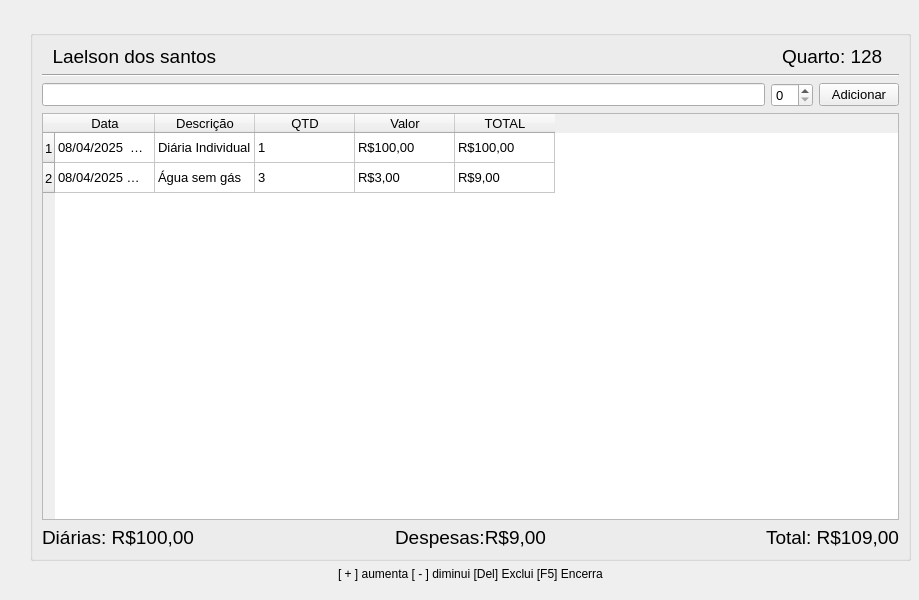
<?xml version="1.0" encoding="UTF-8"?>
<ui version="4.0">
 <class>Frame</class>
 <widget class="QFrame" name="Frame">
  <property name="geometry">
   <rect>
    <x>0</x>
    <y>0</y>
    <width>919</width>
    <height>600</height>
   </rect>
  </property>
  <property name="windowTitle">
   <string>Frame</string>
  </property>
  <widget class="QWidget" name="">
   <property name="geometry">
    <rect>
     <x>30</x>
     <y>30</y>
     <width>881</width>
     <height>551</height>
    </rect>
   </property>
   <layout class="QVBoxLayout" name="verticalLayout_3">
    <item>
     <widget class="QGroupBox" name="">
      <layout class="QVBoxLayout" name="verticalLayout_2">
       <item>
        <layout class="QVBoxLayout" name="verticalLayout">
         <item>
          <layout class="QHBoxLayout" name="horizontalLayout">
           <item>
            <widget class="QLabel" name="label_2">
             <property name="font">
              <font>
               <pointsize>14</pointsize>
              </font>
             </property>
             <property name="text">
              <string>  Laelson dos santos</string>
             </property>
            </widget>
           </item>
           <item>
            <spacer name="horizontalSpacer">
             <property name="orientation">
              <enum>Qt::Orientation::Horizontal</enum>
             </property>
             <property name="sizeHint" stdset="0">
              <size>
               <width>40</width>
               <height>20</height>
              </size>
             </property>
            </spacer>
           </item>
           <item>
            <widget class="QLabel" name="label_4">
             <property name="font">
              <font>
               <pointsize>14</pointsize>
              </font>
             </property>
             <property name="text">
              <string>Quarto: 128   </string>
             </property>
            </widget>
           </item>
          </layout>
         </item>
         <item>
          <widget class="Line" name="line">
           <property name="orientation">
            <enum>Qt::Orientation::Horizontal</enum>
           </property>
          </widget>
         </item>
         <item>
          <layout class="QHBoxLayout" name="horizontalLayout_4">
           <item>
            <widget class="QLineEdit" name="lineEdit">
             <property name="font">
              <font>
               <pointsize>10</pointsize>
              </font>
             </property>
            </widget>
           </item>
           <item>
            <widget class="QSpinBox" name="spinBox">
             <property name="font">
              <font>
               <pointsize>10</pointsize>
              </font>
             </property>
            </widget>
           </item>
           <item>
            <widget class="QPushButton" name="pushButton">
             <property name="font">
              <font>
               <pointsize>10</pointsize>
              </font>
             </property>
             <property name="text">
              <string>Adicionar</string>
             </property>
            </widget>
           </item>
          </layout>
         </item>
         <item>
          <widget class="QTableWidget" name="tableWidget">
           <property name="font">
            <font>
             <pointsize>10</pointsize>
            </font>
           </property>
           <property name="toolTip">
            <string>&lt;html&gt;&lt;head/&gt;&lt;body&gt;&lt;p&gt;&lt;br/&gt;&lt;/p&gt;&lt;/body&gt;&lt;/html&gt;</string>
           </property>
           <property name="styleSheet">
            <string notr="true"/>
           </property>
           <row/>
           <row/>
           <column>
            <property name="text">
             <string>Data</string>
            </property>
           </column>
           <column>
            <property name="text">
             <string>                      Descrição                      </string>
            </property>
           </column>
           <column>
            <property name="text">
             <string>QTD</string>
            </property>
           </column>
           <column>
            <property name="text">
             <string>Valor</string>
            </property>
           </column>
           <column>
            <property name="text">
             <string>TOTAL</string>
            </property>
           </column>
           <item row="0" column="0">
            <property name="text">
             <string>08/04/2025  21:42</string>
            </property>
           </item>
           <item row="0" column="1">
            <property name="text">
             <string>Diária Individual</string>
            </property>
           </item>
           <item row="0" column="2">
            <property name="text">
             <string>1</string>
            </property>
           </item>
           <item row="0" column="3">
            <property name="text">
             <string>R$100,00</string>
            </property>
           </item>
           <item row="0" column="4">
            <property name="text">
             <string>R$100,00</string>
            </property>
           </item>
           <item row="1" column="0">
            <property name="text">
             <string>08/04/2025 21:45</string>
            </property>
           </item>
           <item row="1" column="1">
            <property name="text">
             <string>Água sem gás</string>
            </property>
           </item>
           <item row="1" column="2">
            <property name="text">
             <string>3</string>
            </property>
           </item>
           <item row="1" column="3">
            <property name="text">
             <string>R$3,00</string>
            </property>
           </item>
           <item row="1" column="4">
            <property name="text">
             <string>R$9,00</string>
            </property>
           </item>
          </widget>
         </item>
         <item>
          <layout class="QHBoxLayout" name="horizontalLayout_2">
           <item>
            <widget class="QLabel" name="label_5">
             <property name="font">
              <font>
               <pointsize>14</pointsize>
              </font>
             </property>
             <property name="text">
              <string>Diárias: R$100,00</string>
             </property>
            </widget>
           </item>
           <item>
            <widget class="QLabel" name="label_6">
             <property name="font">
              <font>
               <pointsize>14</pointsize>
              </font>
             </property>
             <property name="text">
              <string>&lt;html&gt;&lt;head/&gt;&lt;body&gt;&lt;p align=&quot;center&quot;&gt;Despesas:R$9,00&lt;/p&gt;&lt;/body&gt;&lt;/html&gt;</string>
             </property>
            </widget>
           </item>
           <item>
            <widget class="QLabel" name="label_3">
             <property name="font">
              <font>
               <pointsize>14</pointsize>
              </font>
             </property>
             <property name="text">
              <string>&lt;html&gt;&lt;head/&gt;&lt;body&gt;&lt;p align=&quot;right&quot;&gt;Total: R$109,00&lt;/p&gt;&lt;/body&gt;&lt;/html&gt;</string>
             </property>
            </widget>
           </item>
          </layout>
         </item>
        </layout>
       </item>
      </layout>
     </widget>
    </item>
    <item alignment="Qt::AlignmentFlag::AlignHCenter">
     <widget class="QLabel" name="label">
      <property name="text">
       <string>[ + ] aumenta [ - ] diminui [Del] Exclui [F5] Encerra</string>
      </property>
     </widget>
    </item>
   </layout>
  </widget>
 </widget>
 <resources/>
 <connections/>
</ui>
